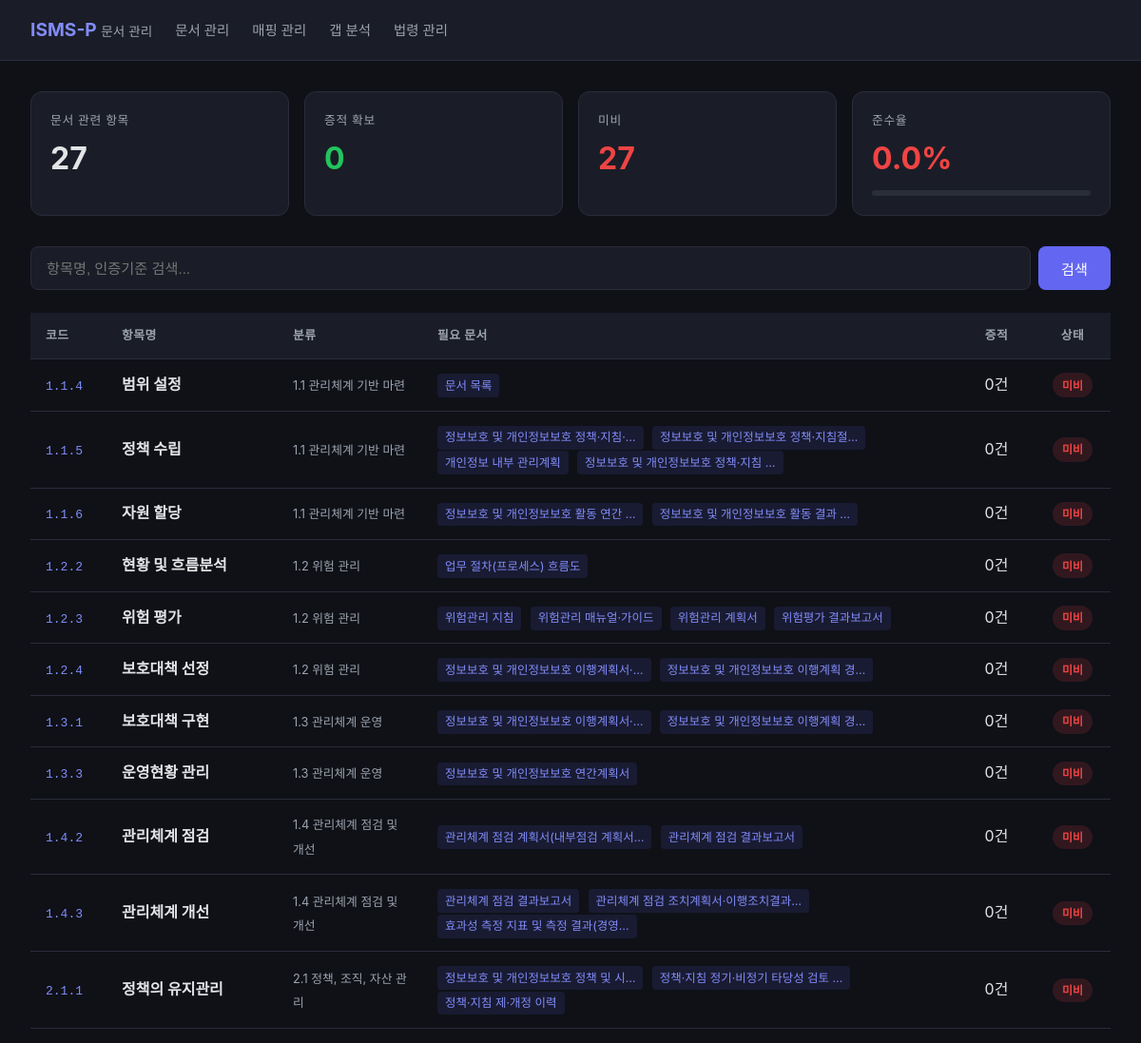
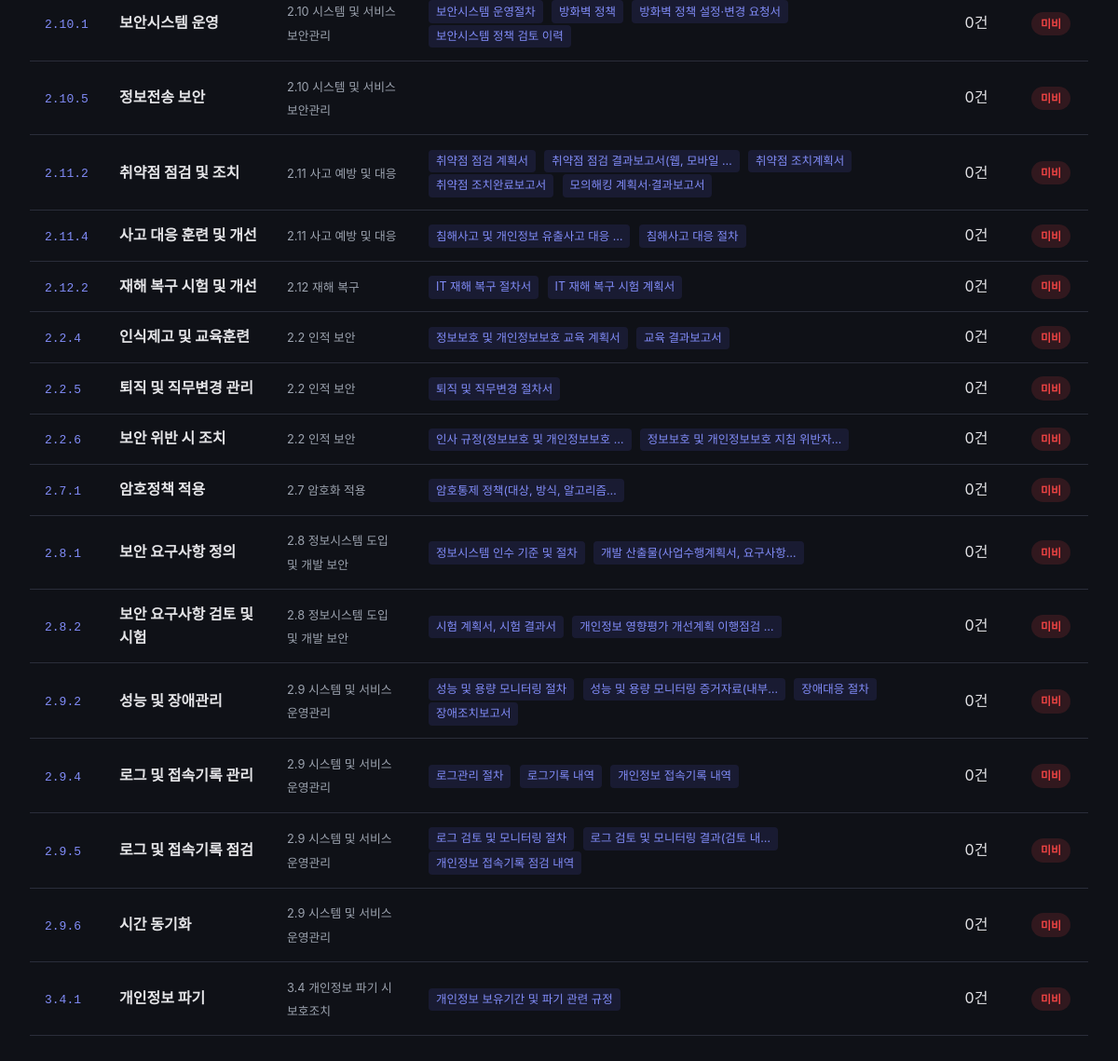
The page / on the database its author committed (2 pictures, top to bottom).
### tables this page shows
CREATE TABLE isms_requirements (
        id INTEGER PRIMARY KEY AUTOINCREMENT,
        chapter TEXT NOT NULL,
        section TEXT NOT NULL,
        section_title TEXT NOT NULL,
        item_code TEXT UNIQUE NOT NULL,
        item_title TEXT NOT NULL,
        certification_criteria TEXT NOT NULL,
        key_checks TEXT,
        detailed_explanation TEXT,
        evidence_examples TEXT,
        related_laws TEXT,
        defect_cases TEXT,
        notes TEXT,
        created_at TIMESTAMP DEFAULT CURRENT_TIMESTAMP,
        updated_at TIMESTAMP DEFAULT CURRENT_TIMESTAMP
    , description TEXT, title TEXT, category TEXT, requirement TEXT, control_objective TEXT);

### app/main.py (the view)
@app.get("/", response_class=HTMLResponse)
async def dashboard(request: Request, search: str = Query(default="")):
    conn = get_conn()
    if search:
        term = f"%{search}%"
        rows = conn.execute(
            """
            SELECT r.item_code, r.item_title, r.section, r.section_title,
                   r.certification_criteria, r.evidence_examples,
                   COALESCE(ec.cnt, 0) AS evidence_count
            FROM isms_requirements r
            LEFT JOIN (
                SELECT item_code, COUNT(*) AS cnt FROM evidences GROUP BY item_code
            ) ec ON r.item_code = ec.item_code
            WHERE (r.item_title LIKE ? OR r.certification_criteria LIKE ?
                   OR r.evidence_examples LIKE ?)
              AND (r.item_title LIKE '%정책%'
                OR r.item_title LIKE '%문서%'
                OR r.item_title LIKE '%기록%'
                OR r.item_title LIKE '%관리%계획%'
                OR r.item_title LIKE '%보고%'
                OR r.item_title LIKE '%규정%'
                OR r.item_title LIKE '%지침%'
                OR r.certification_criteria LIKE '%문서화%'
                OR r.certification_criteria LIKE '%기록%관리%'
                OR r.certification_criteria LIKE '%정책%수립%'
                OR r.certification_criteria LIKE '%계획%수립%'
                OR r.evidence_examples LIKE '%정책서%'
                OR r.evidence_examples LIKE '%지침서%'
                OR r.evidence_examples LIKE '%절차서%'
                OR r.evidence_examples LIKE '%계획서%')
            ORDER BY r.item_code
            """,
            (term, term, term),
        ).fetchall()
    else:
        rows = conn.execute(DOC_FILTER_SQL).fetchall()
    total = len(rows)
    with_evidence = sum(1 for r in rows if r["evidence_count"] > 0)
    rate = (with_evidence / total * 100) if total else 0
    items = []
    for r in rows:
        examples = parse_json(r["evidence_examples"]) if "evidence_examples" in r.keys() else []
        doc_examples = [
            e for e in examples
            if any(k in e for k in ["정책", "지침", "절차", "계획", "문서", "규정", "보고", "기록", "매뉴얼"])
        ]
        items.append({
            "item_code": r["item_code"],
            "item_title": r["item_title"],
            "section": r["section"],
            "section_title": r["section_title"],
            "criteria": r["certification_criteria"],
            "evidence_count": r["evidence_count"],
            "doc_examples": doc_examples[:5],
        })
    conn.close()
    return templates.TemplateResponse("dashboard.html", {
        "request": request,
        "items": items,
        "total": total,
        "with_evidence": with_evidence,
        "rate": rate,
        "search": search,
    })

### app/templates/dashboard.html (shortened to what this page needs)
{% extends "base.html" %}
{% block content %}
<div class="stat-row">
    <div class="stat-card">
        <div class="label">문서 관련 항목</div>
        <div class="value">{{ total }}</div>
    </div>
    <div class="stat-card">
        <div class="label">증적 확보</div>
        <div class="value green">{{ with_evidence }}</div>
    </div>
    <div class="stat-card">
        <div class="label">미비</div>
        <div class="value {% if total - with_evidence > 0 %}red{% else %}green{% endif %}">{{ total - with_evidence }}</div>
    </div>
    <div class="stat-card">
        <div class="label">준수율</div>
        <div class="value {% if rate >= 80 %}green{% elif rate >= 50 %}yellow{% else %}red{% endif %}">{{ "%.1f"|format(rate) }}%</div>
        <div class="progress-bar">
        </div>
    </div>
</div>
<form class="search-bar" method="get" action="/">
    <input type="text" name="search" placeholder="항목명, 인증기준 검색..." value="{{ search }}">
    <button type="submit">검색</button>
</form>
<table>
    <thead>
        <tr>
            <th style="width:80px">코드</th>
            <th style="width:180px">항목명</th>
            <th>분류</th>
            <th>필요 문서</th>
            <th style="width:80px;text-align:center">증적</th>
            <th style="width:80px;text-align:center">상태</th>
        </tr>
    </thead>
    <tbody>
        {% for item in items %}
        <tr>
            <td><span class="item-code">{{ item.item_code }}</span></td>
            <td><a href="/item/{{ item.item_code }}" class="row-link"><strong>{{ item.item_title }}</strong></a></td>
            <td><span class="section-title">{{ item.section }} {{ item.section_title }}</span></td>
            <td>
                {% for doc in item.doc_examples %}
                <span class="tag">{{ doc[:20] }}{% if doc|length > 20 %}…{% endif %}</span>
                {% endfor %}
            </td>
            <td style="text-align:center">{{ item.evidence_count }}건</td>
            <td style="text-align:center">
                {% if item.evidence_count > 0 %}
                <span class="badge badge-ok">확보</span>
                {% else %}
                <span class="badge badge-warn">미비</span>
                {% endif %}
            </td>
        </tr>
        {% endfor %}
    </tbody>
</table>
{% endblock %}

### app/templates/base.html (shortened to what this page needs)
<!DOCTYPE html>
<html lang="ko">
<head>
</head>
<body>
    <nav class="nav">
        <a href="/" class="nav-brand">ISMS-P <span>문서 관리</span></a>
        <a href="/documents" class="nav-link" style="color:var(--text-dim);text-decoration:none;font-size:0.9rem;">문서 관리</a>
        <a href="/mappings" class="nav-link" style="color:var(--text-dim);text-decoration:none;font-size:0.9rem;">매핑 관리</a>
        <a href="/gap" class="nav-link" style="color:var(--text-dim);text-decoration:none;font-size:0.9rem;">갭 분석</a>
        <a href="/laws" class="nav-link" style="color:var(--text-dim);text-decoration:none;font-size:0.9rem;">법령 관리</a>
    </nav>
    <div class="container">
        {% block content %}{% endblock %}
    </div>
</body>
</html>

### app/templates/base.html (style rules this page uses)
:root { --bg: #0f1117; --surface: #1a1d27; --border: #2a2d3a; --text: #e4e4e7; --text-dim: #9ca3af; --accent: #6366f1; --accent-light: #818cf8; --green: #22c55e; --yellow: #eab308; --red: #ef4444; }
* { margin: 0; padding: 0; box-sizing: border-box; }
body { font-family: -apple-system, BlinkMacSystemFont, 'Segoe UI', sans-serif; background: var(--bg); color: var(--text); line-height: 1.6; }
.nav { background: var(--surface); border-bottom: 1px solid var(--border); padding: 1rem 2rem; display: flex; align-items: center; gap: 1.5rem; }
.nav-brand { font-size: 1.2rem; font-weight: 700; color: var(--accent-light); text-decoration: none; }
.nav-brand span { color: var(--text-dim); font-weight: 400; font-size: 0.85rem; }
.container { max-width: 1200px; margin: 0 auto; padding: 2rem; }
.stat-row { display: grid; grid-template-columns: repeat(auto-fit, minmax(200px, 1fr)); gap: 1rem; margin-bottom: 2rem; }
.stat-card { background: var(--surface); border: 1px solid var(--border); border-radius: 12px; padding: 1.25rem; }
.stat-card .label { font-size: 0.8rem; color: var(--text-dim); text-transform: uppercase; letter-spacing: 0.05em; }
.stat-card .value { font-size: 2rem; font-weight: 700; margin-top: 0.25rem; }
.stat-card .value.green { color: var(--green); }
.stat-card .value.red { color: var(--red); }
.search-bar { display: flex; gap: 0.5rem; margin-bottom: 1.5rem; }
.search-bar input { flex: 1; background: var(--surface); border: 1px solid var(--border); color: var(--text); padding: 0.75rem 1rem; border-radius: 8px; font-size: 0.95rem; outline: none; }
.search-bar button, .btn { background: var(--accent); color: white; border: none; padding: 0.75rem 1.5rem; border-radius: 8px; font-size: 0.95rem; cursor: pointer; text-decoration: none; display: inline-block; }
table { width: 100%; border-collapse: collapse; }
th, td { text-align: left; padding: 0.85rem 1rem; border-bottom: 1px solid var(--border); }
th { background: var(--surface); font-size: 0.8rem; text-transform: uppercase; color: var(--text-dim); letter-spacing: 0.04em; position: sticky; top: 0; }
.badge { display: inline-block; padding: 0.2rem 0.6rem; border-radius: 9999px; font-size: 0.75rem; font-weight: 600; }
.badge-warn { background: rgba(239,68,68,0.15); color: var(--red); }
.tag { display: inline-block; background: rgba(99,102,241,0.12); color: var(--accent-light); padding: 0.15rem 0.5rem; border-radius: 4px; font-size: 0.78rem; margin-right: 0.3rem; }
.progress-bar { height: 6px; background: var(--border); border-radius: 3px; overflow: hidden; margin-top: 0.5rem; }
.section-title { font-size: 0.8rem; color: var(--text-dim); margin-bottom: 0.25rem; }
.item-code { font-family: monospace; color: var(--accent-light); }
a.row-link { color: var(--text); text-decoration: none; }

### rows shown on the page
isms_requirements: item_code "1.1.4", item_title "범위 설정", section "1.1", section_title "관리체계 기반 마련", doc "문서 목록", evidence_count "0"
isms_requirements: item_code "1.1.5", item_title "정책 수립", section "1.1", section_title "관리체계 기반 마련", doc "정보보호 및 개인정보보호 정책·지침·" "정보보호 및 개인정보보호 정책·지침절" "개인정보 내부 관리계획" "정보보호 및 개인정보보호 정책·지침", evidence_count "0"
isms_requirements: item_code "1.1.6", item_title "자원 할당", section "1.1", section_title "관리체계 기반 마련", doc "정보보호 및 개인정보보호 활동 연간" "정보보호 및 개인정보보호 활동 결과", evidence_count "0"
isms_requirements: item_code "1.2.2", item_title "현황 및 흐름분석", section "1.2", section_title "위험 관리", doc "업무 절차(프로세스) 흐름도", evidence_count "0"
isms_requirements: item_code "1.2.3", item_title "위험 평가", section "1.2", section_title "위험 관리", doc "위험관리 지침" "위험관리 매뉴얼·가이드" "위험관리 계획서" "위험평가 결과보고서", evidence_count "0"
isms_requirements: item_code "1.2.4", item_title "보호대책 선정", section "1.2", section_title "위험 관리", doc "정보보호 및 개인정보보호 이행계획서·" "정보보호 및 개인정보보호 이행계획 경", evidence_count "0"
isms_requirements: item_code "1.3.1", item_title "보호대책 구현", section "1.3", section_title "관리체계 운영", doc "정보보호 및 개인정보보호 이행계획서·" "정보보호 및 개인정보보호 이행계획 경", evidence_count "0"
isms_requirements: item_code "1.3.3", item_title "운영현황 관리", section "1.3", section_title "관리체계 운영", doc "정보보호 및 개인정보보호 연간계획서", evidence_count "0"
isms_requirements: item_code "1.4.2", item_title "관리체계 점검", section "1.4", section_title "관리체계 점검 및 개선", doc "관리체계 점검 계획서(내부점검 계획서" "관리체계 점검 결과보고서", evidence_count "0"
isms_requirements: item_code "1.4.3", item_title "관리체계 개선", section "1.4", section_title "관리체계 점검 및 개선", doc "관리체계 점검 결과보고서" "관리체계 점검 조치계획서·이행조치결과" "효과성 측정 지표 및 측정 결과(경영", evidence_count "0"
isms_requirements: item_code "2.1.1", item_title "정책의 유지관리", section "2.1", section_title "정책, 조직, 자산 관리", doc "정보보호 및 개인정보보호 정책 및 시" "정책·지침 정기·비정기 타당성 검토" "정책·지침 제·개정 이력", evidence_count "0"
isms_requirements: item_code "2.10.1", item_title "보안시스템 운영", section "2.10", section_title "시스템 및 서비스 보안관리", doc "보안시스템 운영절차" "방화벽 정책" "방화벽 정책 설정·변경 요청서" "보안시스템 정책 검토 이력", evidence_count "0"
isms_requirements: item_code "2.10.5", item_title "정보전송 보안", section "2.10", section_title "시스템 및 서비스 보안관리", evidence_count "0"
isms_requirements: item_code "2.11.2", item_title "취약점 점검 및 조치", section "2.11", section_title "사고 예방 및 대응", doc "취약점 점검 계획서" "취약점 점검 결과보고서(웹, 모바일" "취약점 조치계획서" "취약점 조치완료보고서" "모의해킹 계획서·결과보고서", evidence_count "0"
isms_requirements: item_code "2.11.4", item_title "사고 대응 훈련 및 개선", section "2.11", section_title "사고 예방 및 대응", doc "침해사고 및 개인정보 유출사고 대응" "침해사고 대응 절차", evidence_count "0"
isms_requirements: item_code "2.12.2", item_title "재해 복구 시험 및 개선", section "2.12", section_title "재해 복구", doc "IT 재해 복구 절차서" "IT 재해 복구 시험 계획서", evidence_count "0"
isms_requirements: item_code "2.2.4", item_title "인식제고 및 교육훈련", section "2.2", section_title "인적 보안", doc "정보보호 및 개인정보보호 교육 계획서" "교육 결과보고서", evidence_count "0"
isms_requirements: item_code "2.2.5", item_title "퇴직 및 직무변경 관리", section "2.2", section_title "인적 보안", doc "퇴직 및 직무변경 절차서", evidence_count "0"
isms_requirements: item_code "2.2.6", item_title "보안 위반 시 조치", section "2.2", section_title "인적 보안", doc "인사 규정(정보보호 및 개인정보보호" "정보보호 및 개인정보보호 지침 위반자", evidence_count "0"
isms_requirements: item_code "2.7.1", item_title "암호정책 적용", section "2.7", section_title "암호화 적용", doc "암호통제 정책(대상, 방식, 알고리즘", evidence_count "0"
isms_requirements: item_code "2.8.1", item_title "보안 요구사항 정의", section "2.8", section_title "정보시스템 도입 및 개발 보안", doc "정보시스템 인수 기준 및 절차" "개발 산출물(사업수행계획서, 요구사항", evidence_count "0"
isms_requirements: item_code "2.8.2", item_title "보안 요구사항 검토 및 시험", section "2.8", section_title "정보시스템 도입 및 개발 보안", doc "시험 계획서, 시험 결과서" "개인정보 영향평가 개선계획 이행점검", evidence_count "0"
isms_requirements: item_code "2.9.2", item_title "성능 및 장애관리", section "2.9", section_title "시스템 및 서비스 운영관리", doc "성능 및 용량 모니터링 절차" "성능 및 용량 모니터링 증거자료(내부" "장애대응 절차" "장애조치보고서", evidence_count "0"
isms_requirements: item_code "2.9.4", item_title "로그 및 접속기록 관리", section "2.9", section_title "시스템 및 서비스 운영관리", doc "로그관리 절차" "로그기록 내역" "개인정보 접속기록 내역", evidence_count "0"
isms_requirements: item_code "2.9.5", item_title "로그 및 접속기록 점검", section "2.9", section_title "시스템 및 서비스 운영관리", doc "로그 검토 및 모니터링 절차" "로그 검토 및 모니터링 결과(검토 내" "개인정보 접속기록 점검 내역", evidence_count "0"
isms_requirements: item_code "2.9.6", item_title "시간 동기화", section "2.9", section_title "시스템 및 서비스 운영관리", evidence_count "0"
isms_requirements: item_code "3.4.1", item_title "개인정보 파기", section "3.4", section_title "개인정보 파기 시 보호조치", doc "개인정보 보유기간 및 파기 관련 규정", evidence_count "0"

### other values the page prints
{{ total }} "27"
{{ with_evidence }} "0"
{{ total - with_evidence }} "27"
{{ "%.1f"|format(rate) }} "0.0"
